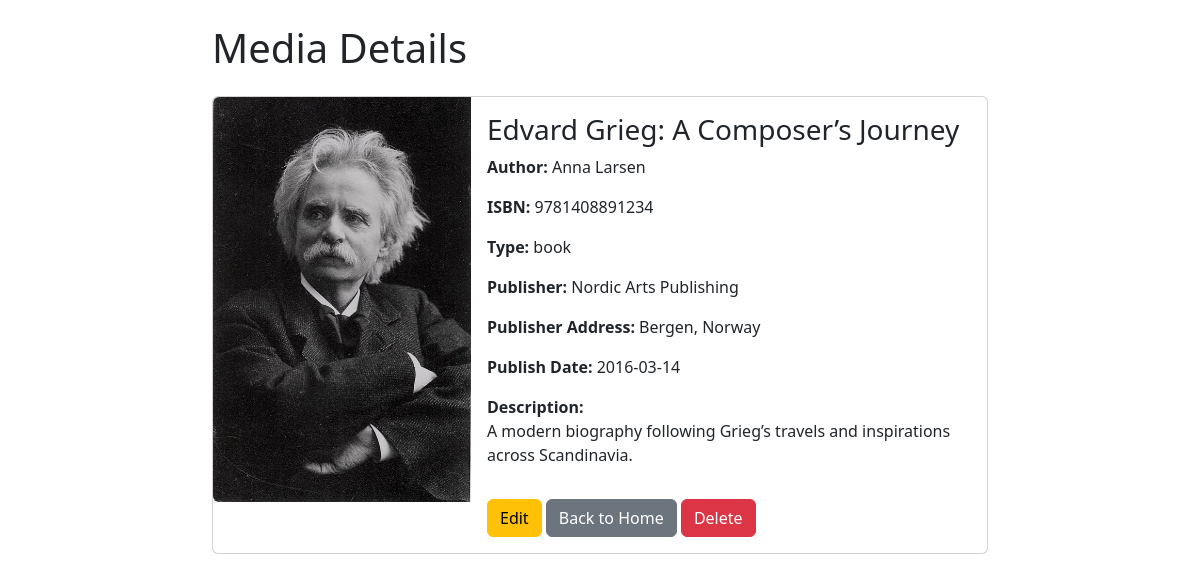
The app's page /details.php?id=14 with its own data.
### tables this page shows
CREATE TABLE `biglibrary_safe` (
  `id` int(11) NOT NULL,
  `image` varchar(255) NOT NULL,
  `title` varchar(255) NOT NULL,
  `author_first_name` varchar(255) NOT NULL,
  `author_last_name` varchar(255) NOT NULL,
  `isbn` varchar(20) NOT NULL,
  `type` varchar(100) NOT NULL,
  `publisher_name` varchar(255) NOT NULL,
  `publisher_address` varchar(255) NOT NULL,
  `publish_date` date NOT NULL,
  `short_description` text NOT NULL
);

### details.php (the view, shortened to what this page needs)
<?php
require_once "db_connect.php";
if (isset($_GET['id'])) {
    $id = $_GET['id'];
    $sql = "SELECT * FROM biglibrary_safe WHERE id = $id";
    $result = mysqli_query($conn, $sql);
    if (mysqli_num_rows($result) == 1) {
        $row = mysqli_fetch_assoc($result);
    } else {
        echo "Media not found.";
        exit;
    }
} else {
    echo "No ID provided.";
    exit;
}
?>
<!DOCTYPE html>
<html lang="en">
<head>
    <link href="https://cdn.jsdelivr.net/npm/bootstrap@5.3.0/dist/css/bootstrap.min.css" rel="stylesheet">
</head>
<body>
<div class="container mt-4" style="max-width: 800px;">
<h1 class="mb-4">Media Details</h1>
    <div class="card mb-3">
        <div class="row g-0">
            <div class="col-md-4">
                <img src="images/<?php echo $row['image']; ?>" class="img-fluid rounded-start" alt="cover">
            </div>
            <div class="col-md-8">
                <div class="card-body">
                <h3 class="card-title"><?php echo $row['title']; ?></h3>
                <p class="card-text"><strong>Author:</strong>
                        <?php echo $row['author_first_name'] . " " . $row['author_last_name']; ?>
                </p>
                <p class="card-text"><strong>ISBN:</strong> <?php echo $row['isbn']; ?></p>
                <p class="card-text"><strong>Type:</strong> <?php echo $row['type']; ?></p>
                <p class="card-text"><strong>Publisher:</strong> <?php echo $row['publisher_name']; ?></p>
                <p class="card-text"><strong>Publisher Address:</strong> <?php echo $row['publisher_address']; ?></p>
                <p class="card-text"><strong>Publish Date:</strong> <?php echo $row['publish_date']; ?></p>
                <p class="card-text"><strong>Description:</strong><br>
                <?php echo $row['short_description']; ?>
                </p>
                <a href="edit.php?id=<?php echo $row['id']; ?>" class="btn btn-warning mt-3">Edit</a>
                <a href="index.php" class="btn btn-secondary mt-3">Back to Home</a>
                <a href="delete.php?id=<?php echo $row['id']; ?>"
                class="btn btn-danger mt-3"
                onclick="return confirm('Are you sure you want to delete this item?');">
                Delete</a>
                </div>
            </div>
        </div>
    </div>
</div>
</body>
</html>

### records on screen
biglibrary_safe: image (picture), title "Edvard Grieg: A Composer’s Journey", author_first_name "Anna", author_last_name "Larsen", isbn "9781408891234", type "book", publisher_name "Nordic Arts Publishing", publisher_address "Bergen, Norway", publish_date "2016-03-14", short_description "A modern biography following Grieg’s travels and inspirations across Scandinavia."
